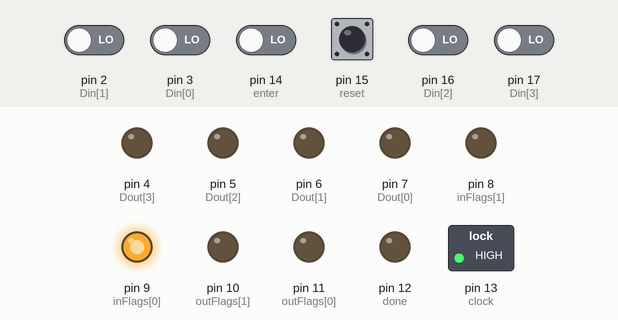
A sketch run on a simulated Arduino Uno, built with avr-gcc and run on an emulated ATmega328P. On the bench: switched loads named in the sketch (green lamp = pin HIGH), output pins drawn as LEDs (lit = HIGH). Dashed ring = blinking. The test bench sets the inputs (shaded band); at power-on: pin 2 (Din[1]), pin 3 (Din[0]), pin 14 (enter), pin 15 (reset), pin 16 (Din[2]), pin 17 (Din[3]) LOW.

Above: at 1.2 s.
1.3 s: pin 15 (reset) pulled HIGH for 0.15 s
At 1.37 s:
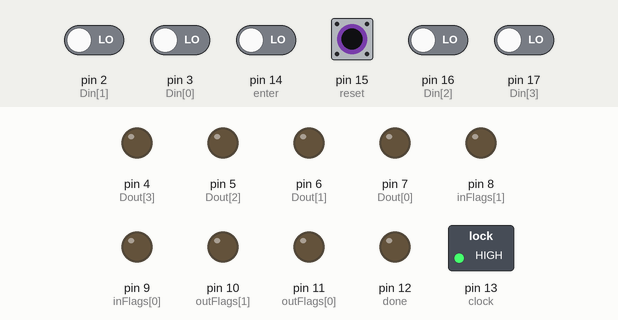
4.3 s: pin 14 (enter) driven HIGH
At 4.9 s:
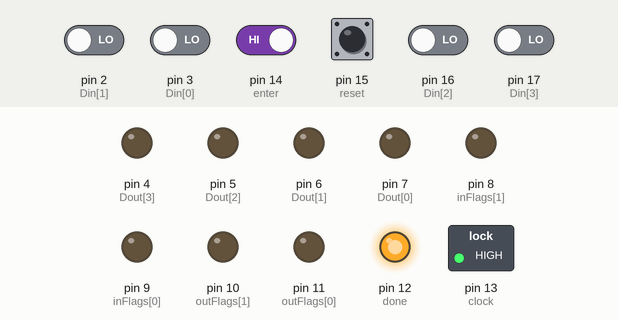
5.8 s: pin 15 (reset) pulled HIGH for 1 s
At 6.43 s:
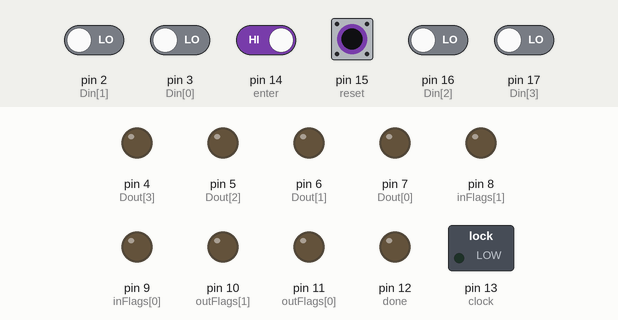
Timing chart, 0 to 8.8 s (numbered marks = the images above; inputs shaded):
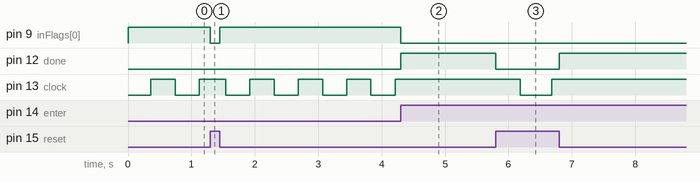

Measured:
- after the input at 1.3 s, pin 9 (inFlags[0]): HIGH → LOW at once, → HIGH 0.15 s later
- after the input at 4.3 s, pin 9 (inFlags[0]): HIGH → LOW at once; pin 12 (done): LOW → HIGH at once; pin 13 (clock): stops changing and stays HIGH
- after the input at 5.8 s, pin 12 (done): HIGH → LOW at once, → HIGH 1.0 s later; pin 13 (clock): HIGH → LOW after 0.38 s, → HIGH 0.50 s later
- by itself, pin 13 (clock): alternates HIGH for 0.38 s and LOW for 0.38 s

The sketch:

gpc_arduino.ino
```cpp
//bit masks
short instructionMask = 0xF00;
short operandMask = B111111;

//General configuration
byte N = 4;
byte inputsNumber = 2;
byte outputsNumber = 2;
byte romTam = 64;
byte ramTam = 64;

//Pins configuration
byte Din[4] = {3, 2, 16, 17};
byte Dout[4] = {7, 6, 5, 4};
byte inFlags[2] = {9, 8};
byte auxInFlags;
byte outFlags[2] = {11, 10};
byte auxOutFlags;
byte done = 12;
byte clock = 13;
byte enter = 14;
byte reset = 15;

//Internal configuration
enum state{
  loadA = 0,
  storeA = 1,
  addA = 2,
  subA = 3,
  inA = 4,
  outA = 5,
  jpos = 6,
  jneg = 7,
  jz = 8,
  jnz = 9,
  jmp = 10,
  halt = 11,
  fetch = 12
};
state actualState;
byte programCounter;
short instructionRegister;
short actualInstruction;
short actualOperand;
short A;
long clockTime;
int clockState;
int ntr;
int rst;
long debounceDelay;
long lastDebounceEnter;
long lastDebounceReset;


//Program info
short rom[64] = {
0x400,
0x100,
0x400,
0x101,
0x000,
0x301,
0x810,
0x70C,
0x000,
0x301,
0x100,
0xA04,
0x001,
0x300,
0x101,
0xA04,
0x000,
0x500,
0xB00
};
short ram[64] = {
};
byte instructions = 19;
byte variables = 0;
//Program info

void readEnter(){
  if((millis() - lastDebounceEnter) > debounceDelay && digitalRead(enter) == HIGH){
    ntr = HIGH;
  }
}

void readReset(){
  if((millis() - lastDebounceReset) > debounceDelay && digitalRead(reset) == HIGH){
    rst = HIGH;
  }
}

void writeVector(short val, byte* vector, byte n){
  byte bitMask = 1;
  for(int i = 0; i < n; i++) {
    digitalWrite(*(vector + i), (((val & bitMask) != 0) ? HIGH : LOW));
    bitMask = bitMask << 1;
  }
}

void readVector(short* val, byte* vector, byte n){
  byte actualBit;
  (*val) = 0;
  for(int i = 0; i < n; i++) {
    actualBit = digitalRead(*(vector + i));
    actualBit = actualBit << i;
    (*val) += actualBit;
  }
}

void resetInput(bool init) {
  for(int i = 0; i < inputsNumber; i++){
    digitalWrite(inFlags[i], LOW);
  }
  if(!init) auxInFlags = auxInFlags << 1;
  else auxInFlags = 1;
}

void resetOutput(bool init) {
  for(int i = 0; i < N; i++){
    digitalWrite(Dout[i], LOW);
  }
  for(int i = 0; i < outputsNumber; i++){
    digitalWrite(outFlags[i], LOW);
  }
  if(!init) auxOutFlags = auxOutFlags << 1;
  else auxOutFlags = 1;
}

void writeA(){
  writeVector(auxOutFlags, outFlags, outputsNumber);
  writeVector(A, Dout, N);
  readEnter();
  if(ntr == HIGH) {
    resetOutput(false);
    actualState = fetch;
    ntr = LOW;
  }
}

void readA(){
  writeVector(auxInFlags, inFlags, inputsNumber);
  readEnter();
  if(ntr == HIGH) {
    readVector(&A, Din, N);
    resetInput(false);
    actualState = fetch;
    ntr = LOW;
  }
}

void decodeInstruction() {
  actualInstruction = instructionRegister & instructionMask;
  actualOperand = instructionRegister & operandMask;
  actualInstruction = actualInstruction >> 8;
}

void execute() {
  switch(actualState){
    case fetch:
      instructionRegister = rom[programCounter];
      decodeInstruction();
      programCounter++;
      actualState = actualInstruction;
      break;
    case loadA:
      A = ram[actualOperand];
      actualState = fetch;
      break;
    case storeA:
      ram[actualOperand] = A;
      actualState = fetch;
      break;
    case addA:
      A += ram[actualOperand];
      actualState = fetch;
      break;
    case subA:
      A -= ram[actualOperand];
      actualState = fetch;
      break;
    case inA:
      readA();
      break;
    case outA:
      writeA();
      break;
    case jpos:
      if(A>0){
        programCounter = actualOperand;
      }
      actualState = fetch;
      break;
    case jneg:
      if(A<0){
        programCounter = actualOperand;
      }
      actualState = fetch;
      break;
    case jz:
      if(A==0){
        programCounter = actualOperand;
      }
      actualState = fetch;
      break;
    case jnz:
      if(A!=0){
        programCounter = actualOperand;
      }
      actualState = fetch;
      break;
    case jmp:
    programCounter = actualOperand;
      actualState = fetch;
      break;
    case halt:
      digitalWrite(done, HIGH);
      delay(100);
      break;
  }
}

void initialize() {
  programCounter = 0;
  A = 0;
  actualState = fetch;
  resetOutput(true);
  resetInput(true);
  digitalWrite(done, LOW);
}

void setup() {
  //Serial.begin(9600);
  for(int i = 0; i < romTam; i++){
    rom[i] = i < instructions ? rom[i] : 0;
  }
  for(int i = 0; i < ramTam; i++){
    ram[i] = i < variables ? ram[i] : 0;
  }
  for(int i = 0; i < N; i++){
    pinMode(Din[i], INPUT);
    pinMode(Dout[i], OUTPUT);
  }
  for(int i = 0; i < inputsNumber; i++){
    pinMode(inFlags[i], OUTPUT);
  }
  for(int i = 0; i < outputsNumber; i++){
    pinMode(outFlags[i], OUTPUT);
  }
  pinMode(clock, OUTPUT);
  pinMode(done, OUTPUT);
  pinMode(enter, INPUT);
  pinMode(reset, INPUT);
  initialize();
  clockTime = 0;
  debounceDelay = 200;
  lastDebounceEnter = 0;
  lastDebounceReset = 0;
  clockState = HIGH;
}

void loop() {
  readReset();
  if(rst == HIGH){
    initialize();
    rst = LOW;
  } else {
    execute();
  }
  if(clockTime % 5000 == 0){
    clockState = (clockState == LOW) ? HIGH : LOW;
    digitalWrite(clock, clockState);
  }
  clockTime++;
}
```
